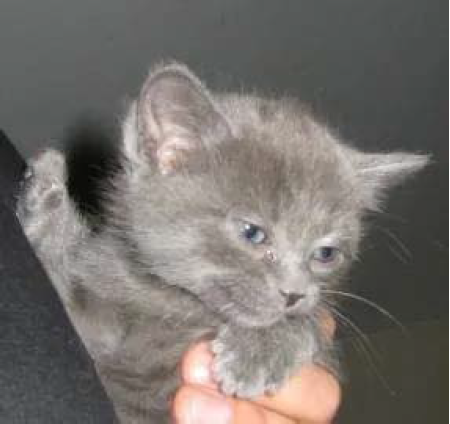
#> input picture picture_overlay/image.png, 450 x 424 px
$ python image_overlay.py
#> lines starting #> are read from the running program, lines starting #| are printed output that depends on the picture; after the words box and inside, x2 and y2 are one past the last pixel; in counts of white or black regions, pixels touching at a corner belong together
# -*- encoding: utf-8 -*-
"""
@Date ： 2020/9/30 16:41
@Author ： LGD
@File ：image_overlay.py
@IDE ：PyCharm
"""
import cv2 as cv

img = cv.imread('image.png')
#> img is the input picture: shape (424, 450, 3); mean B, G, R 108.5, 112.7, 117.6

# 图片转换为RGB模式
img_rgb = cv.cvtColor(img, cv.COLOR_BGR2RGB)

# 图片转换为灰度图
img_gray = cv.cvtColor(img, cv.COLOR_BGR2GRAY)
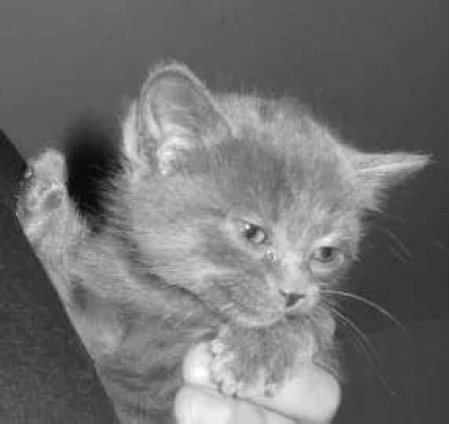
#> img_gray: shape (424, 450); min 4, max 255, mean 113.8

# 打印图片，发现图像是一堆像素值以类似矩阵的格式存储。
print(img)
#> (printed output is left out)
print(type(img))
#| <class 'numpy.ndarray'>
cv.imshow('img', img)

img[50:100, 50:100] = [255, 0, 0]
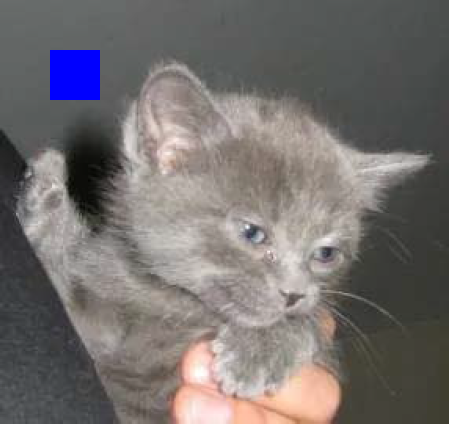
#> img: shape (424, 450, 3); 1.31% of pixels changed, all inside (x1, y1, x2, y2) = (50, 50, 100, 100)
# print(img[50:100, 50:100])
cv.imshow('img1', img)

img1 = cv.imread('image1.png')
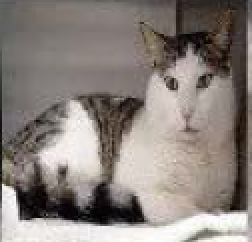
#> input picture picture_overlay/image1.png, 126 x 121 px (shown 2 times larger)
#> img1 is the input picture: shape (121, 126, 3); mean B, G, R 124.3, 129.2, 137.6
resize_img1 = cv.resize(img1, dsize=(50, 50))  # dsize表示需要修改的尺寸
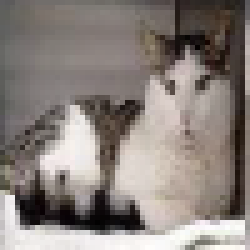
#> resize_img1: shape (50, 50, 3) (shown 5 times larger); mean B, G, R 124.5, 129.4, 137.8
img[50:100, 50:100] = resize_img1
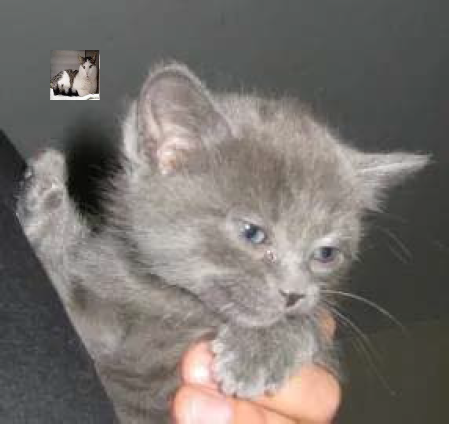
#> img: shape (424, 450, 3); 1.31% of pixels changed, all inside (x1, y1, x2, y2) = (50, 50, 100, 100)
cv.imshow('img2', img)
cv.waitKey(0)
